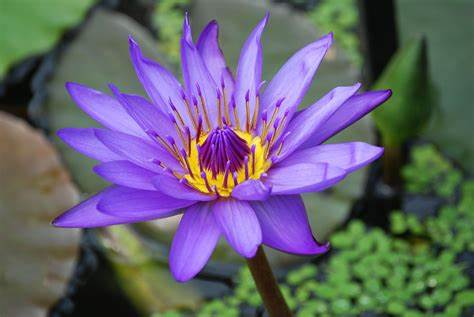
#> input picture flower.jpg, 474 x 317 px, found by its file name
$ python l3q2.py
#> lines starting #> are read from the running program, lines starting #| are printed output that depends on the picture
#adaptive histogram equalisation
import cv2 as cv
import numpy as np
import matplotlib.pyplot as plt

path=r"C:\Users\student\PycharmProjects\220962410_Udita\flower.jpg"
img=cv.imread(path,0)
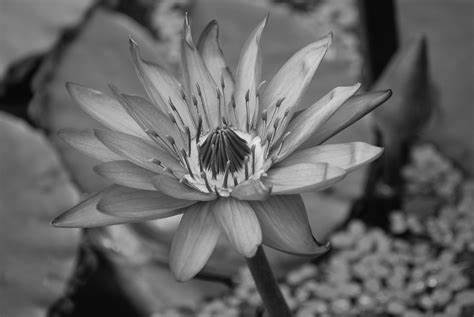
#> img: shape (317, 474); min 2, max 244, mean 101.5

hist,bins=np.histogram(img.flatten(),256,[0,256])
#> hist = 256 values, max 2230 at index 107, min 0 at index 0, mean 586.9; bins = 257 values from 0 to 256

cdf=hist.cumsum()
#> cdf = 256 values from 0 to 150258
cdf_normal=cdf*float(hist.max()/cdf.max())
#> cdf_normal = 256 values from 0 to 2230

clahe=cv.createCLAHE(clipLimit=2.0, tileGridSize=(5,5))
adaptive_equ=clahe.apply(img)
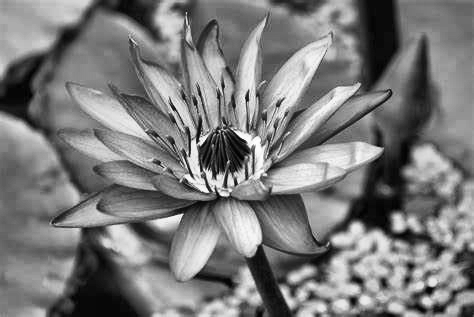
#> adaptive_equ: shape (317, 474); min 0, max 254, mean 122.5

plt.subplot(221)
plt.imshow(img,cmap="gray")

plt.subplot(222)
plt.plot(cdf_normal, color="b")
plt.hist(img.flatten(), 256,[0,256], color="r")
plt.xlim([0,256])

plt.subplot(223)
equ=cv.equalizeHist(img)
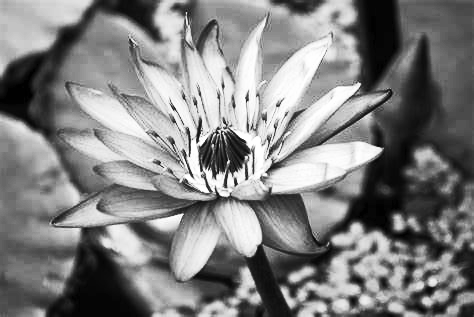
#> equ: shape (317, 474); min 0, max 255, mean 128.5
plt.imshow(equ, cmap="gray")

plt.subplot(224)
plt.imshow(adaptive_equ, cmap="gray")

plt.show()
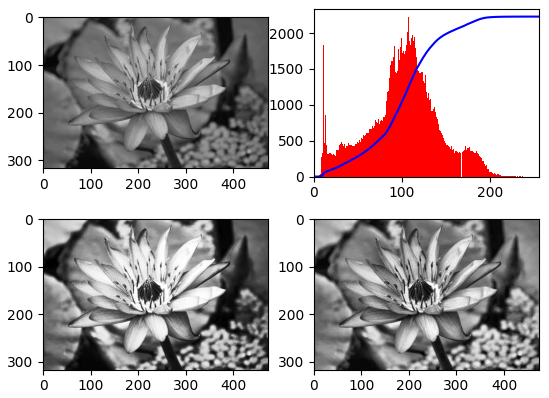
#> figure drawn by matplotlib, 4 panels; panel 2: tallest bar 2230 high, from x = 107 to 108; panel 2: curve peaks at x = 244, y = 2230
